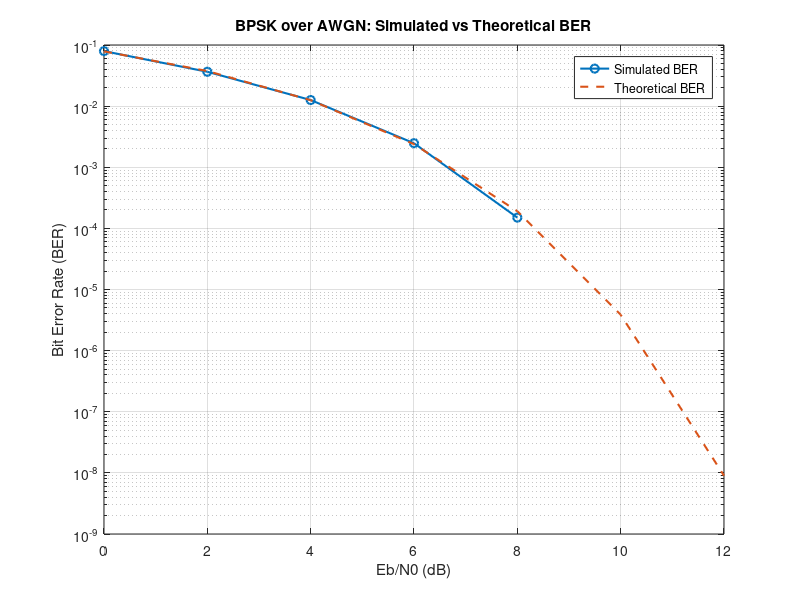

This figure's MATLAB source:
%% a03 - BPSK over AWGN: Simulated vs Theoretical BER
% This script compares the simulated BER of BPSK over AWGN
% with the theoretical BER formula.

clear; close all; clc;

%% 1. Simulation settings

N = 100000;                  % Number of bits per Eb/N0 value
EbN0_dB_range = 0:2:12;      % Eb/N0 values in dB

BER_sim = zeros(size(EbN0_dB_range));  % Store simulated BER values

%% 2. Simulated BER using Monte Carlo simulation

for i = 1:length(EbN0_dB_range)

    % Generate random bits
    bits = randi([0 1], N, 1);

    % BPSK modulation
    % bit 0 -> -1
    % bit 1 -> +1
    symbols = 2*bits - 1;

    % Convert current Eb/N0 from dB to linear scale
    EbN0_dB = EbN0_dB_range(i);
    EbN0 = 10^(EbN0_dB/10);

    % AWGN noise
    noiseSigma = sqrt(1/(2*EbN0));
    noise = noiseSigma * randn(size(symbols));

    % Received symbols
    receivedSymbols = symbols + noise;

    % BPSK demodulation
    receivedBits = double(receivedSymbols > 0);

    % Count errors and calculate BER
    numErrors = sum(bits ~= receivedBits);
    BER_sim(i) = numErrors / N;

    % Print result
    fprintf("Eb/N0 = %2d dB | Errors = %5d | Simulated BER = %.6f\n", ...
            EbN0_dB, numErrors, BER_sim(i));

end

%% 3. Theoretical BER for BPSK over AWGN

EbN0_linear = 10.^(EbN0_dB_range/10);

BER_theory = 0.5 * erfc(sqrt(EbN0_linear));

%% 4. Plot simulated and theoretical BER curves

figure;

semilogy(EbN0_dB_range, BER_sim, 'o-', 'LineWidth', 1.5);
hold on;

semilogy(EbN0_dB_range, BER_theory, '--', 'LineWidth', 1.5);

xlabel("Eb/N0 (dB)");
ylabel("Bit Error Rate (BER)");
title("BPSK over AWGN: Simulated vs Theoretical BER");
legend("Simulated BER", "Theoretical BER");
grid on;

%% 5. Save figure

if ~exist("figures", "dir")
    mkdir("figures");
end

saveas(gcf, "figures/bpsk_awgn_theory_comparison.png");
